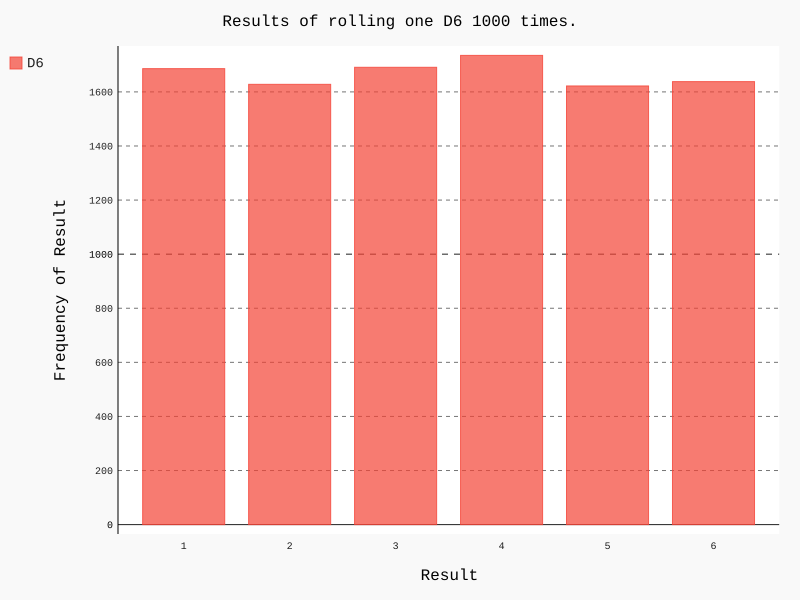

Generate this figure with Python:
from die import Die
import pygal

# Create a D6
die = Die(6)

# Do several die and put the results in a list
results = []
for roll_num in range(10000):
    result = die.roll()
    results.append(result)

# Analyze results
frequencies = []
for value in range(1, die.num_sides + 1):
    frequency = results.count(value)
    frequencies.append(frequency)

# Visualize results
hist = pygal.Bar()
hist.title = "Results of rolling one D6 1000 times."
hist.x_labels = ['1', '2', '3', '4', '5', '6']
hist.x_title = "Result"
hist.y_title = "Frequency of Result"

hist.add('D6', frequencies)
hist.force_uri_protocol='http'
hist.render_to_file('die_visual.svg', force_uri_protocol='http')
